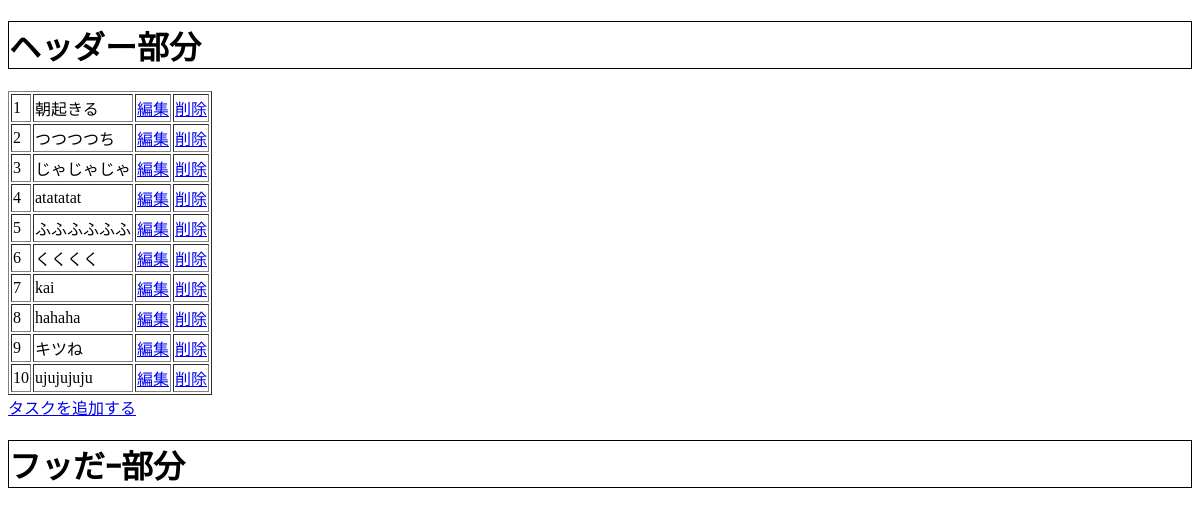
/list, run on an earlier commit of the app's database.
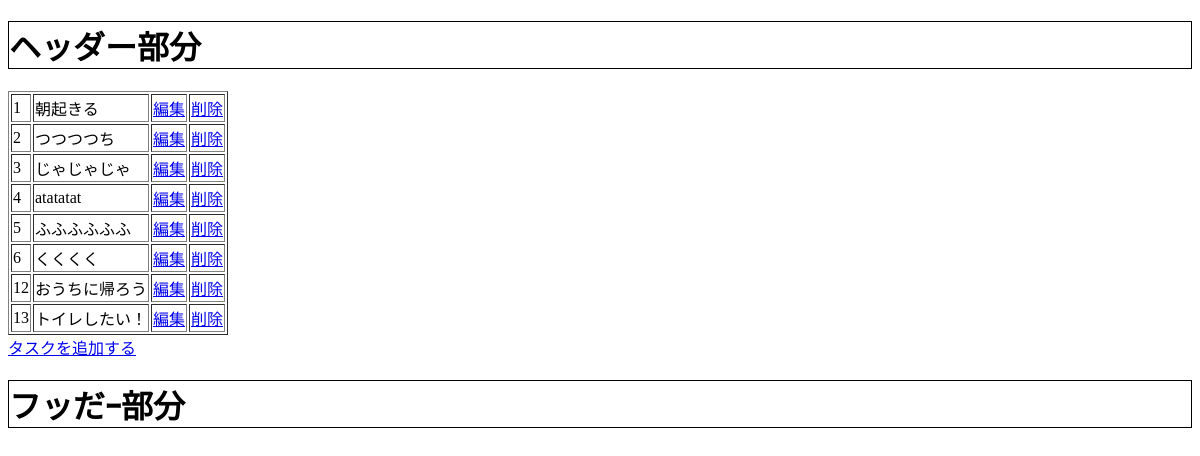
And on a later commit of the database.
### tables this page shows
CREATE TABLE "task" (
	"id"	INTEGER,
	"name"	TEXT,
	PRIMARY KEY("id" AUTOINCREMENT)
);

### app.py (the view)
@app.route("/list")
def list():
    conn = sqlite3.connect("dbtest.db")
    c = conn.cursor()
    c.execute("select id,name from task")
    task_info = c.fetchall()
    print(task_info)
    c.close()
    task_list = []
    for item in task_info:
        task_list.append({"id": item[0], "name": item[1]})
    return render_template("list.html", tpl_task_list=task_list)

### templates/list.html
{% extends "bese.html" %}
{% block content %}
<table border="1">
    {% for item in tpl_task_list %}
    <tr>
        <td>{{item["id"]}}</td>
        <td>{{item["name"]}}</td>
        <td><a href="/editpage/{{item['id']}}">編集</a></td>
        <td><a href="/del/{{item['id']}}">削除</a></td>
    </tr>
    {% endfor %}
</table>
<a href="/addpage">タスクを追加する</a>
{% endblock %}

### templates/bese.html (shortened to what this page needs)
<!DOCTYPE html>
<html lang="en">
<head>
</head>
<body>
    <h1 style="border: 1px solid black;">ヘッダー部分</h1>
    {% block content %}
    {% endblock %}
    <h1 style="border: 1px solid black;">フッだｰ部分</h1>
</body>
</html>

What changed in the data, as far as the page shows it:
removed task: id "7", name "kai"
removed task: id "8", name "hahaha"
removed task: id "9", name "キツね"
removed task: id "10", name "ujujujuju"
added task: id "12", name "おうちに帰ろう"
added task: id "13", name "トイレしたい！"
